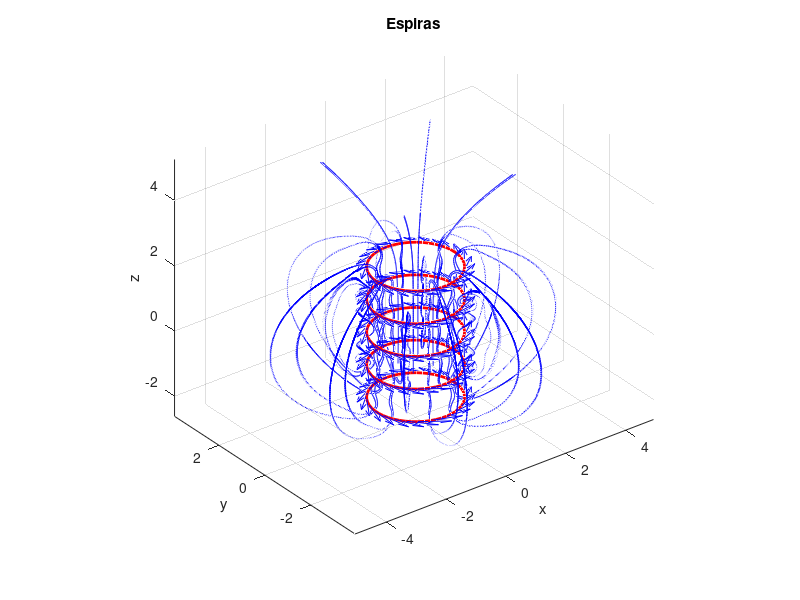
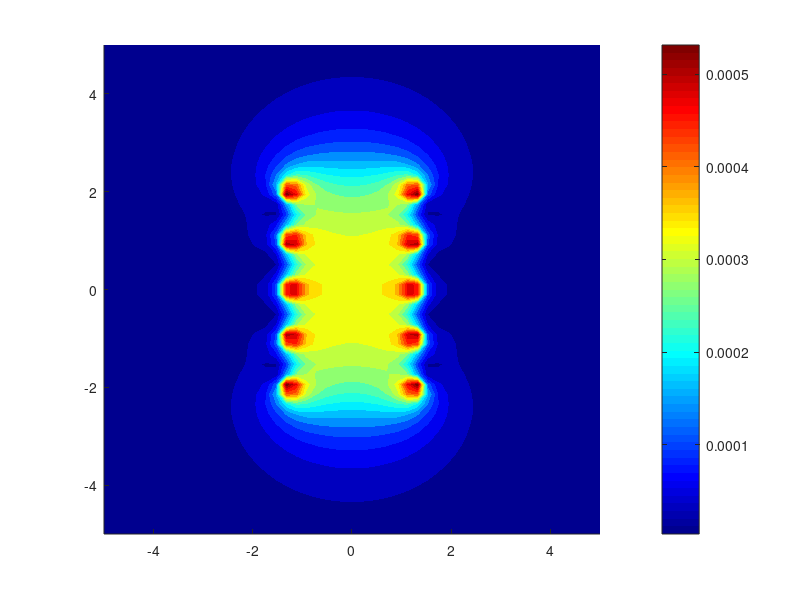

MATLAB code to generate these figures, in order: (Note: this script raises an error after producing the figures.)
nl = 5;
N = 50;
R = 1.5;
sz = 1;
I = 300;
no = 4*pi*1e-7;
ka = no*I/(4*pi);
rw = 0.2;

nx = 50;
ny = 50;
nz = 50;
x = linspace(-5, 5, nx);
y = linspace(-5, 5, ny);
z = linspace(-5, 5, nz);
[X, Y, Z] = meshgrid(x, y, z);

Bx = zeros(nx, ny, nz);
By = zeros(nx, ny, nz);
Bz = zeros(nx, ny, nz);

theta = linspace(0, 2*pi, N);

figure(1);
hold on;
for k = 0:(nl-1)
    r = R * ones(size(theta));
    x_ring = r .* cos(theta);
    y_ring = r .* sin(theta);
    z_ring = ((k - (nl-1)/2) * sz) * ones(size(theta));

    dx_dtheta = gradient(x_ring, theta);
    dy_dtheta = gradient(y_ring, theta);
    magnitud = sqrt(dx_dtheta.^2 + dy_dtheta.^2);
    tangente_x = dx_dtheta ./ magnitud;
    tangente_y = dy_dtheta ./ magnitud;
    normal_x = -tangente_y;
    normal_y = tangente_x;
    factor_quiebre = 0.2;
    x_quiebre = x_ring + factor_quiebre * normal_x;
    y_quiebre = y_ring + factor_quiebre * normal_y;

    plot3(x_quiebre, y_quiebre, z_ring, 'r-', 'LineWidth', 2);
    
    for i = 1:2:N
        quiver3(x_quiebre(i), y_quiebre(i), z_ring(i), tangente_x(i), tangente_y(i), 0, 'b-');
    end

    for i = 1:N-1
        dlx = x_quiebre(i+1) - x_quiebre(i);
        dly = y_quiebre(i+1) - y_quiebre(i);
        x_mid = (x_quiebre(i) + x_quiebre(i+1))/2;
        y_mid = (y_quiebre(i) + y_quiebre(i+1))/2;
        z_mid = z_ring(i);
        
        rx = X - x_mid;
        ry = Y - y_mid;
        rz = Z - z_mid;
        r_magnitud = sqrt(rx.^2 + ry.^2 + rz.^2);
        r_cubed = r_magnitud.^3 + eps;

        cross_x = dly.*rz;
        cross_y = -dlx.*rz;
        cross_z = dlx.*ry - dly.*rx;

        Bx = Bx + ka * cross_x ./ r_cubed;
        By = By + ka * cross_y ./ r_cubed;
        Bz = Bz + ka * cross_z ./ r_cubed;
    end
end

[sx, sy, sz_stream] = meshgrid(linspace(-1,1,4), linspace(-1,1,4), linspace(-1,1,4));
streamline(X, Y, Z, Bx, By, Bz, sx, sy, sz_stream);
title('Espiras');
xlabel('x');
ylabel('y');
zlabel('z');
axis equal;
grid on;
view(3);
hold off;

figure(2);
hold on;
y_index = round(ny/2);
B_magnitude = sqrt(Bx(:,y_index,:).^2 + By(:,y_index,:).^2 + Bz(:,y_index,:).^2);
B_magnitude = squeeze(B_magnitude);
contourf(x, z, B_magnitude', 20, 'LineColor', 'none');
colormap('jet');
colorbar;
max_B = max(B_magnitude(:));
clim([0, max_B * 0.8]);
title('Campo magnetico');
xlabel('x');
ylabel('z');
axis equal;
hold off;
